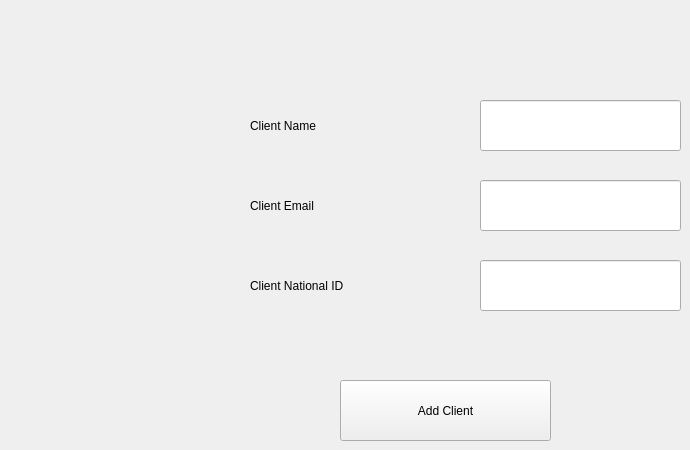
      <widget class="QWidget" name="tab_13">
       <attribute name="title">
        <string>Add New Client</string>
       </attribute>
       <widget class="QLabel" name="label_31">
        <property name="geometry">
         <rect>
          <x>250</x>
          <y>100</y>
          <width>171</width>
          <height>51</height>
         </rect>
        </property>
        <property name="text">
         <string>Client Name</string>
        </property>
       </widget>
       <widget class="QLineEdit" name="lineEdit_22">
        <property name="geometry">
         <rect>
          <x>480</x>
          <y>100</y>
          <width>201</width>
          <height>51</height>
         </rect>
        </property>
       </widget>
       <widget class="QLabel" name="label_32">
        <property name="geometry">
         <rect>
          <x>250</x>
          <y>180</y>
          <width>171</width>
          <height>51</height>
         </rect>
        </property>
        <property name="text">
         <string>Client Email</string>
        </property>
       </widget>
       <widget class="QLineEdit" name="lineEdit_23">
        <property name="geometry">
         <rect>
          <x>480</x>
          <y>180</y>
          <width>201</width>
          <height>51</height>
         </rect>
        </property>
       </widget>
       <widget class="QLabel" name="label_33">
        <property name="geometry">
         <rect>
          <x>250</x>
          <y>260</y>
          <width>171</width>
          <height>51</height>
         </rect>
        </property>
        <property name="text">
         <string>Client National ID</string>
        </property>
       </widget>
       <widget class="QLineEdit" name="lineEdit_24">
        <property name="geometry">
         <rect>
          <x>480</x>
          <y>260</y>
          <width>201</width>
          <height>51</height>
         </rect>
        </property>
       </widget>
       <widget class="QPushButton" name="pushButton_22">
        <property name="geometry">
         <rect>
          <x>340</x>
          <y>380</y>
          <width>211</width>
          <height>61</height>
         </rect>
        </property>
        <property name="text">
         <string>Add Client</string>
        </property>
       </widget>
      </widget>
